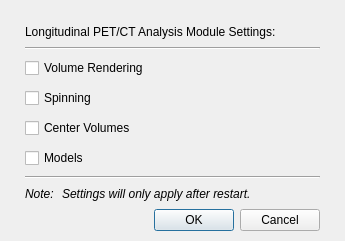
<?xml version="1.0" encoding="UTF-8"?>
<ui version="4.0">
 <class>qSlicerLongitudinalPETCTModuleSettingsDialog</class>
 <widget class="QDialog" name="qSlicerLongitudinalPETCTModuleSettingsDialog">
  <property name="geometry">
   <rect>
    <x>0</x>
    <y>0</y>
    <width>345</width>
    <height>220</height>
   </rect>
  </property>
  <property name="sizePolicy">
   <sizepolicy hsizetype="Preferred" vsizetype="Minimum">
    <horstretch>0</horstretch>
    <verstretch>0</verstretch>
   </sizepolicy>
  </property>
  <property name="windowTitle">
   <string>Form</string>
  </property>
  <layout class="QVBoxLayout" name="verticalLayout_2">
   <property name="spacing">
    <number>8</number>
   </property>
   <property name="leftMargin">
    <number>25</number>
   </property>
   <property name="topMargin">
    <number>25</number>
   </property>
   <property name="rightMargin">
    <number>25</number>
   </property>
   <property name="bottomMargin">
    <number>10</number>
   </property>
   <item>
    <widget class="QLabel" name="LabelTitle">
     <property name="text">
      <string>Longitudinal PET/CT Analysis Module Settings:</string>
     </property>
    </widget>
   </item>
   <item>
    <widget class="Line" name="line">
     <property name="orientation">
      <enum>Qt::Horizontal</enum>
     </property>
    </widget>
   </item>
   <item>
    <layout class="QVBoxLayout" name="verticalLayout">
     <property name="spacing">
      <number>10</number>
     </property>
     <item>
      <widget class="QCheckBox" name="CheckBoxVolumeRendering">
       <property name="toolTip">
        <string>Select whether volume rendering of PET image data should be displayed in 3D view.</string>
       </property>
       <property name="text">
        <string>Volume Rendering</string>
       </property>
       <property name="icon">
        <iconset resource="../qSlicerLongitudinalPETCTModule.qrc">
         <normaloff>:/Icons/VolumeRendering.png</normaloff>:/Icons/VolumeRendering.png</iconset>
       </property>
      </widget>
     </item>
     <item>
      <widget class="QCheckBox" name="CheckBoxSpinning">
       <property name="toolTip">
        <string>Select whether volume rendering of PET image data should be spinning.</string>
       </property>
       <property name="text">
        <string>Spinning</string>
       </property>
       <property name="icon">
        <iconset resource="../qSlicerLongitudinalPETCTModule.qrc">
         <normaloff>:/Icons/ViewRock.png</normaloff>:/Icons/ViewRock.png</iconset>
       </property>
      </widget>
     </item>
     <item>
      <widget class="QCheckBox" name="CheckBoxCenterVolumes">
       <property name="toolTip">
        <string>Select whether all image data should be centered in the view.</string>
       </property>
       <property name="text">
        <string>Center Volumes</string>
       </property>
       <property name="icon">
        <iconset resource="../qSlicerLongitudinalPETCTModule.qrc">
         <normaloff>:/Icons/center_volumes.png</normaloff>:/Icons/center_volumes.png</iconset>
       </property>
       <property name="checked">
        <bool>false</bool>
       </property>
      </widget>
     </item>
     <item>
      <widget class="QCheckBox" name="CheckBoxMakeModels">
       <property name="toolTip">
        <string>Select whether modles of segmentations should be generated.</string>
       </property>
       <property name="text">
        <string>Models</string>
       </property>
       <property name="icon">
        <iconset resource="../qSlicerLongitudinalPETCTModule.qrc">
         <normaloff>:/Icons/SlicerModels.png</normaloff>:/Icons/SlicerModels.png</iconset>
       </property>
      </widget>
     </item>
    </layout>
   </item>
   <item>
    <widget class="Line" name="line_2">
     <property name="orientation">
      <enum>Qt::Horizontal</enum>
     </property>
    </widget>
   </item>
   <item>
    <layout class="QFormLayout" name="formLayout">
     <property name="labelAlignment">
      <set>Qt::AlignLeading|Qt::AlignLeft|Qt::AlignTop</set>
     </property>
     <property name="formAlignment">
      <set>Qt::AlignLeading|Qt::AlignLeft|Qt::AlignTop</set>
     </property>
     <item row="0" column="0">
      <widget class="QLabel" name="label_2">
       <property name="styleSheet">
        <string notr="true">font-style: italic;</string>
       </property>
       <property name="text">
        <string>Note:</string>
       </property>
       <property name="alignment">
        <set>Qt::AlignLeading|Qt::AlignLeft|Qt::AlignTop</set>
       </property>
      </widget>
     </item>
     <item row="0" column="1">
      <widget class="QLabel" name="label">
       <property name="styleSheet">
        <string notr="true">font-style: italic;</string>
       </property>
       <property name="text">
        <string>Settings will only apply after restart.</string>
       </property>
       <property name="wordWrap">
        <bool>true</bool>
       </property>
      </widget>
     </item>
    </layout>
   </item>
   <item>
    <widget class="QDialogButtonBox" name="ButtonBox">
     <property name="standardButtons">
      <set>QDialogButtonBox::Cancel|QDialogButtonBox::Ok</set>
     </property>
    </widget>
   </item>
  </layout>
 </widget>
 <resources>
  <include location="../qSlicerLongitudinalPETCTModule.qrc"/>
 </resources>
 <connections>
  <connection>
   <sender>ButtonBox</sender>
   <signal>rejected()</signal>
   <receiver>qSlicerLongitudinalPETCTModuleSettingsDialog</receiver>
   <slot>reject()</slot>
   <hints>
    <hint type="sourcelabel">
     <x>223</x>
     <y>198</y>
    </hint>
    <hint type="destinationlabel">
     <x>223</x>
     <y>108</y>
    </hint>
   </hints>
  </connection>
  <connection>
   <sender>ButtonBox</sender>
   <signal>accepted()</signal>
   <receiver>qSlicerLongitudinalPETCTModuleSettingsDialog</receiver>
   <slot>accept()</slot>
   <hints>
    <hint type="sourcelabel">
     <x>223</x>
     <y>198</y>
    </hint>
    <hint type="destinationlabel">
     <x>223</x>
     <y>108</y>
    </hint>
   </hints>
  </connection>
 </connections>
</ui>
